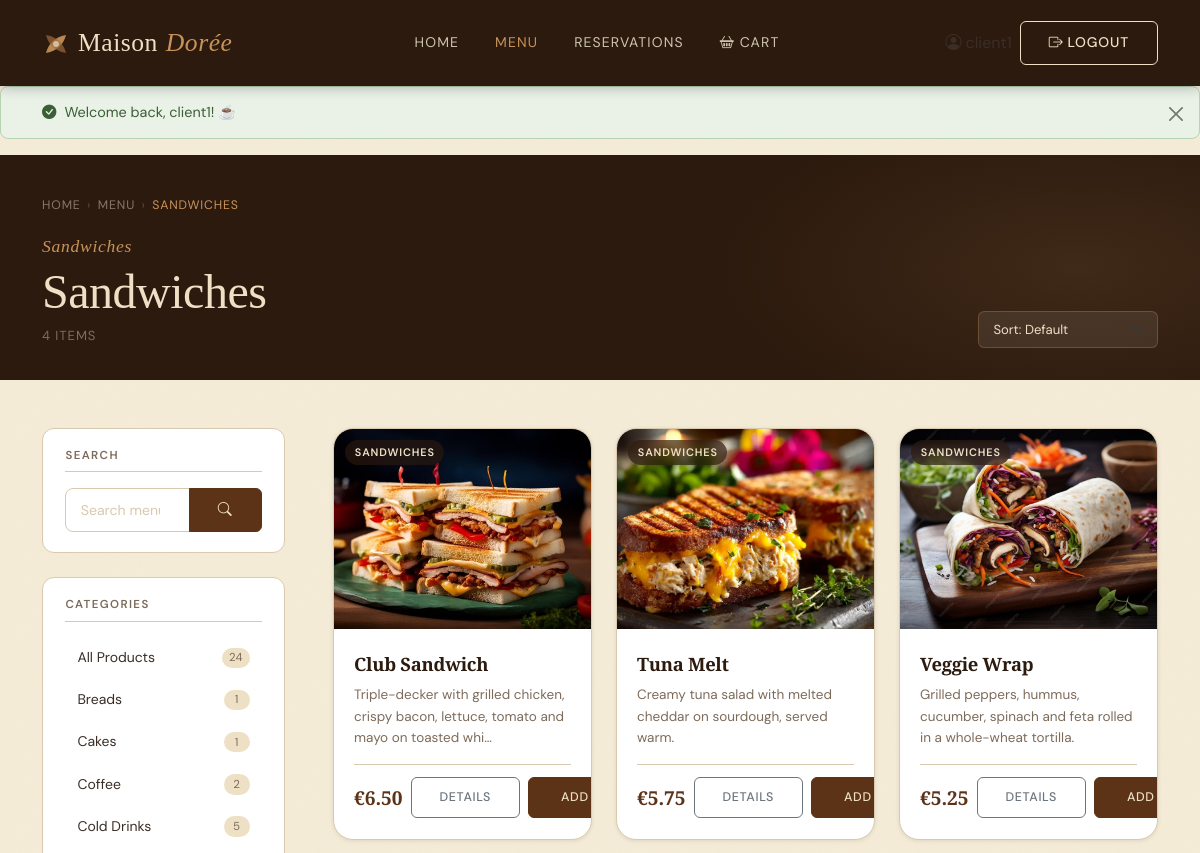
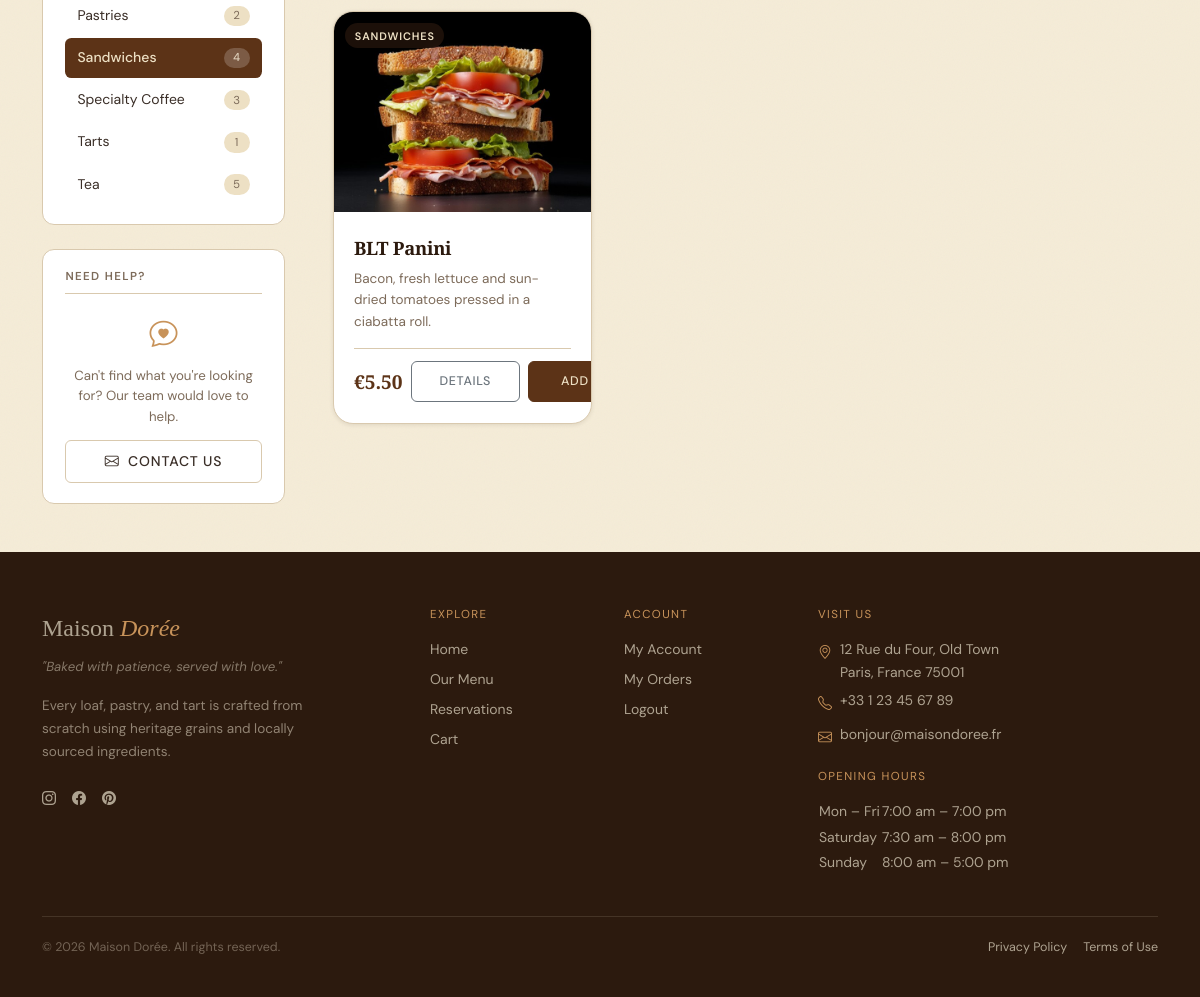
The page /products.php?category_id=6 (signed in) on the database its author committed (2 pictures, top to bottom).
### tables this page shows
CREATE TABLE `categories` (
  `id` int(11) NOT NULL,
  `name` varchar(50) NOT NULL
);

CREATE TABLE `products` (
  `id` int(11) NOT NULL,
  `category_id` int(11) DEFAULT NULL,
  `name` varchar(100) NOT NULL,
  `description` text DEFAULT NULL,
  `price` decimal(10,2) NOT NULL,
  `image_url` varchar(255) DEFAULT NULL
);

### db_connect.php (called while the page is built, shortened)
<?php
function db(): PDO {
    static $pdo = null;
    if ($pdo !== null) return $pdo;
    $dsn = sprintf('mysql:host=%s;port=%s;dbname=%s;charset=%s', DB_HOST, DB_PORT, DB_NAME, DB_CHARSET);
    $options = [
        PDO::ATTR_ERRMODE            => PDO::ERRMODE_EXCEPTION,
        PDO::ATTR_DEFAULT_FETCH_MODE => PDO::FETCH_ASSOC,
        PDO::ATTR_EMULATE_PREPARES   => false,
    ];
    try {
        $pdo = new PDO($dsn, DB_USER, DB_PASS, $options);
    } catch (PDOException $e) {
        error_log($e->getMessage());
        exit('Connection failed.');
    }
    return $pdo;
}
function db_fetch_all(string $sql, array $params = []): array {
    $stmt = db()->prepare($sql);
    $stmt->execute($params);
    return $stmt->fetchAll();
}
function db_fetch_one(string $sql, array $params = []): ?array {
    $stmt = db()->prepare($sql);
    $stmt->execute($params);
    $row = $stmt->fetch();
    return $row !== false ? $row : null;
}
?>

### products.php (the view, shortened to what this page needs)
<?php
require_once 'db_connect.php';
$categoryId = filter_input(INPUT_GET, 'category_id', FILTER_VALIDATE_INT, [
    'options' => ['min_range' => 1],
]);
$searchQuery = trim(strip_tags($_GET['q'] ?? ''));
$sortRaw     = $_GET['sort'] ?? 'default';
$page        = max(1, (int) ($_GET['page'] ?? 1));
$perPage     = 9;
$sortOptions = [
    'default'     => 'p.id ASC',
    'name_asc'    => 'p.name ASC',
    'name_desc'   => 'p.name DESC',
    'price_asc'   => 'p.price ASC',
    'price_desc'  => 'p.price DESC',
];
$sortCol = $sortOptions[$sortRaw] ?? $sortOptions['default'];
$currentCategory = null;
if ($categoryId) {
    $currentCategory = db_fetch_one(
        'SELECT id, name FROM categories WHERE id = :id LIMIT 1',
        [':id' => $categoryId]
    );
}
$allCategories = db_fetch_all(
    'SELECT
         c.id,
         c.name,
         COUNT(p.id) AS product_count
     FROM categories c
     LEFT JOIN products p ON p.category_id = c.id
     GROUP BY c.id, c.name
     ORDER BY c.name ASC'
);
$whereClauses = ['1=1'];
$params       = [];
if ($categoryId) {
    $whereClauses[] = 'p.category_id = :cid';
    $params[':cid'] = $categoryId;
}
$whereSQL = 'WHERE ' . implode(' AND ', $whereClauses);
$totalProducts = (int) db_fetch_one(
    "SELECT COUNT(*) AS cnt
       FROM products p
       JOIN categories c ON c.id = p.category_id
      $whereSQL",
    $params
)['cnt'];
$totalPages = max(1, (int) ceil($totalProducts / $perPage));
$page       = min($page, $totalPages);
$offset     = ($page - 1) * $perPage;
$products = db_fetch_all(
    "SELECT
         p.id,
         p.name,
         p.description,
         p.price,
         p.image_url,
         c.name AS category_name,
         c.id   AS category_id
     FROM products p
     JOIN categories c ON c.id = p.category_id
    $whereSQL
     ORDER BY $sortCol
     LIMIT :lim OFFSET :off",
    array_merge($params, [':lim' => $perPage, ':off' => $offset])
);
function buildUrl(array $overrides = []): string
{
    $base = [
        'category_id' => $_GET['category_id'] ?? null,
        'q'           => $_GET['q']           ?? null,
        'sort'        => $_GET['sort']         ?? null,
        'page'        => $_GET['page']         ?? null,
    ];
    $merged = array_filter(array_merge($base, $overrides), fn($v) => $v !== null && $v !== '');
    return 'products.php?' . http_build_query($merged);
}
require_once __DIR__ . '/header.php';
?>
<section class="prod-hero" aria-labelledby="prod-hero-heading">
    <div class="prod-hero__bg" aria-hidden="true"></div>
    <div class="container position-relative z-1">
        <nav aria-label="Breadcrumb" class="prod-breadcrumb mb-3">
            <a href="index.php">Home</a>
            <span aria-hidden="true">›</span>
            <a href="categories.php">Menu</a>
            <?php if ($currentCategory): ?>
                <span aria-hidden="true">›</span>
                <span aria-current="page"><?= htmlspecialchars($currentCategory['name']) ?></span>
            <?php else: ?>
                <span aria-hidden="true">›</span>
                <span aria-current="page">All Products</span>
            <?php endif; ?>
        </nav>
        <div class="row align-items-end g-3">
            <div class="col">
                <span class="label-script">
                    <?= $currentCategory ? htmlspecialchars($currentCategory['name']) : 'Everything' ?>
                </span>
                <h1 class="prod-hero__title" id="prod-hero-heading">
                    <?php if ($searchQuery !== ''): ?>
                        Results for "<em><?= htmlspecialchars($searchQuery) ?></em>"
                    <?php elseif ($currentCategory): ?>
                        <?= htmlspecialchars($currentCategory['name']) ?>
                    <?php else: ?>
                        All <em>Products</em>
                    <?php endif; ?>
                </h1>
                <p class="prod-hero__meta" aria-live="polite">
                    <?= $totalProducts ?> item<?= $totalProducts !== 1 ? 's' : '' ?>
                </p>
            </div>
            <div class="col-auto">
                <form method="GET" action="products.php" class="d-flex align-items-center gap-2"
                      aria-label="Sort products">
                    <select
                        id="sort"
                        name="sort"
                        class="form-select prod-sort__select"
                        aria-label="Sort products"
                        onchange="this.form.submit()">
                        <option value="default"    <?= $sortRaw === 'default'    ? 'selected' : '' ?>>Sort: Default</option>
                    </select>
                </form>
            </div>
        </div>
    </div>
</section>
<div class="container prod-layout py-5">
    <div class="row g-5">
        <aside class="col-12 col-lg-3" aria-label="Category filter">
            <div class="prod-sidebar-block mb-4">
                <h2 class="prod-sidebar-block__title">Search</h2>
                <form method="GET" action="products.php" role="search" aria-label="Search products">
                    <div class="input-group">
                        <input
                            type="search"
                            name="q"
                            class="form-control prod-sidebar__search"
                            placeholder="Search menu…"
                            value="<?= htmlspecialchars($searchQuery) ?>"
                            aria-label="Search products">
                        <button type="submit" class="btn btn-primary" aria-label="Search">
                            <i class="bi bi-search" aria-hidden="true"></i>
                        </button>
                    </div>
                </form>
            </div>
            <div class="prod-sidebar-block">
                <h2 class="prod-sidebar-block__title">Categories</h2>
                <nav aria-label="Filter by category">
                    <ul class="prod-cat-list" role="list">
                        <li role="listitem">
                            <a
                                href="products.php<?= $searchQuery ? '?q=' . urlencode($searchQuery) : '' ?>"
                                class="prod-cat-list__item <?= !$categoryId ? 'prod-cat-list__item--active' : '' ?>"
                                aria-current="<?= !$categoryId ? 'page' : 'false' ?>">
                                <span class="prod-cat-list__name">All Products</span>
                                <span class="prod-cat-list__count">
                                    <?= array_sum(array_column($allCategories, 'product_count')) ?>
                                </span>
                            </a>
                        </li>
                        <?php foreach ($allCategories as $cat): ?>
                            <li role="listitem">
                                <a
                                    href="<?= buildUrl(['category_id' => $cat['id'], 'page' => null]) ?>"
                                    class="prod-cat-list__item <?= (int)($currentCategory['id'] ?? 0) === (int)$cat['id'] ? 'prod-cat-list__item--active' : '' ?>"
                                    aria-current="<?= (int)($currentCategory['id'] ?? 0) === (int)$cat['id'] ? 'page' : 'false' ?>">
                                    <span class="prod-cat-list__name">
                                        <?= htmlspecialchars($cat['name']) ?>
                                    </span>
                                    <span class="prod-cat-list__count">
                                        <?= (int) $cat['product_count'] ?>
                                    </span>
                                </a>
                            </li>
                        <?php endforeach; ?>
                    </ul>
                </nav>
            </div>
            <div class="prod-sidebar-block mt-4">
                <h2 class="prod-sidebar-block__title">Need Help?</h2>
                <div class="prod-sidebar-help">
                    <i class="bi bi-chat-heart prod-sidebar-help__icon" aria-hidden="true"></i>
                    <p class="prod-sidebar-help__text">
                        Can't find what you're looking for? Our team would love to help.
                    </p>
                    <a href="mailto:bonjour@maisondoree.fr" class="btn btn-ghost btn-sm w-100">
                        <i class="bi bi-envelope me-1" aria-hidden="true"></i> Contact Us
                    </a>
                </div>
            </div>
        </aside>
        <main class="col-12 col-lg-9" id="products-grid" aria-label="Products">
            <?php if (empty($products)): ?>
                <div class="prod-empty" role="status" aria-live="polite">
                    <i class="bi bi-bag-x prod-empty__icon" aria-hidden="true"></i>
                    <h2 class="prod-empty__title">
                        <?= $searchQuery !== ''
                            ? 'No results for "' . htmlspecialchars($searchQuery) . '"'
                            : 'No products available' ?>
                    </h2>
                    <p class="prod-empty__body">
                        <?= $searchQuery !== ''
                            ? 'Try a different search term, or browse a category below.'
                            : 'Check back soon — our bakers are hard at work!' ?>
                    </p>
                    <div class="d-flex gap-3 justify-content-center flex-wrap mt-3">
                        <a href="categories.php" class="btn btn-primary">Browse All Categories</a>
                        <?php if ($searchQuery !== '' || $categoryId): ?>
                            <a href="products.php" class="btn btn-ghost">Clear Filters</a>
                        <?php endif; ?>
                    </div>
                </div>
            <?php else: ?>
                <div class="row g-4" id="productGrid">
                    <?php foreach ($products as $index => $product):
                        $price = number_format((float)$product['price'], 2);
                        $imgSrc = !empty($product['image_url'])
                            ? 'images/' . htmlspecialchars($product['image_url'], ENT_QUOTES)
                            : 'images/placeholder.jpg';
                    ?>
                        <div
                            class="col-12 col-sm-6 col-xl-4"
                            style="--p-delay:<?= $index * 0.06 ?>s">
                            <article
                                class="prod-card"
                                aria-label="<?= htmlspecialchars($product['name']) ?>, €<?= $price ?>">
                                <a
                                    href="product_details.php?id=<?= (int) $product['id'] ?>"
                                    class="prod-card__thumb-link"
                                    tabindex="-1"
                                    aria-hidden="true">
                                    <img
                                        src="<?= $imgSrc ?>"
                                        alt="<?= htmlspecialchars($product['name']) ?>"
                                        class="prod-card__img card-img-top"
                                        loading="lazy"
                                        width="400"
                                        height="200"
                                        onerror="this.onerror=null; this.src='images/placeholder.jpg';">
                                    <span class="prod-card__category-ribbon">
                                    </span>
                                </a>
                                <div class="prod-card__body">
                                    <h3 class="prod-card__name">
                                        <a
                                            href="product_details.php?id=<?= (int) $product['id'] ?>"
                                            class="prod-card__name-link">
                                            <?= htmlspecialchars($product['name']) ?>
                                        </a>
                                    </h3>
                                    <?php if (!empty($product['description'])): ?>
                                        <p class="prod-card__desc">
                                            <?= htmlspecialchars(
                                                mb_strimwidth($product['description'], 0, 90, '…')
                                            ) ?>
                                        </p>
                                    <?php endif; ?>
                                    <div class="prod-card__footer">
                                        <span class="prod-card__price" aria-label="Price: €<?= $price ?>">
                                            €<?= $price ?>
                                        </span>
                                        <div class="d-flex gap-2 align-items-center">
                                            <a
                                                href="product_details.php?id=<?= (int) $product['id'] ?>"
                                                class="btn btn-outline-secondary btn-sm prod-card__cta"
                                                aria-label="View details for <?= htmlspecialchars($product['name']) ?>">
                                                Details
                                            </a>
                                            <a
                                                href="addtocart.php?id=<?= (int) $product['id'] ?>"
                                                class="btn btn-primary btn-sm prod-card__cta"
                                                aria-label="Add <?= htmlspecialchars($product['name']) ?> to cart">
                                                <i class="bi bi-basket-plus me-1" aria-hidden="true"></i>Add
                                            </a>
                                        </div>
                                    </div>
                                </div>
                            </article>
                        </div>
                    <?php endforeach; ?>
                </div>
            <?php endif; ?>
        </main>
    </div>
</div>
<?php require_once __DIR__ . '/footer.php'; ?>

### rows shown on the page
categories: name "SANDWICHES", name "Sandwiches", product_count "4"
categories: name "Breads", product_count "1"
categories: name "Cakes", product_count "1"
categories: name "Coffee", product_count "2"
categories: name "Cold Drinks", product_count "5"
categories: name "Pastries", product_count "2"
categories: name "Specialty Coffee", product_count "3"
categories: name "Tarts", product_count "1"
categories: name "Tea", product_count "5"
products: image_url (picture), name "Club Sandwich", description "Triple-decker with grilled chicken, crispy bacon, lettuce, tomato and mayo on toasted whi…", price "6.50"
products: image_url (picture), name "Tuna Melt", description "Creamy tuna salad with melted cheddar on sourdough, served warm.", price "5.75"
products: image_url (picture), name "Veggie Wrap", description "Grilled peppers, hummus, cucumber, spinach and feta rolled in a whole-wheat tortilla.", price "5.25"
products: image_url (picture), name "BLT Panini", description "Bacon, fresh lettuce and sun-dried tomatoes pressed in a ciabatta roll.", price "5.50"

### other values the page prints
$_SESSION['username'] "client1"
$flash['message'] "Welcome back, client1! ☕"
$totalProducts "4"
array_sum(array_column($allCategories, 'product_count')) "24"
